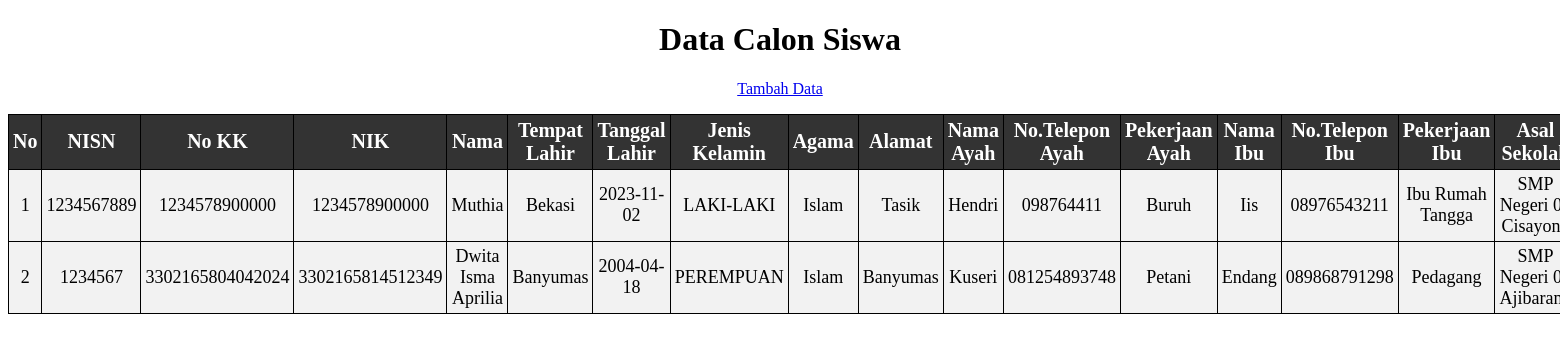
Screenshot of /view_adminsiswa.php with the database file from the repository.
### tables this page shows
CREATE TABLE `calon_siswa` (
  `nisn` int(10) NOT NULL,
  `no_kk` varchar(16) NOT NULL,
  `nik` varchar(16) NOT NULL,
  `nama` varchar(50) NOT NULL,
  `tempat_lahir` varchar(30) NOT NULL,
  `tanggal_lahir` date NOT NULL,
  `jenis_kelamin` varchar(10) NOT NULL,
  `agama` varchar(9) NOT NULL,
  `alamat` text NOT NULL,
  `nama_ayah` varchar(50) NOT NULL,
  `telepon_ayah` varchar(13) NOT NULL,
  `pekerjaan_ayah` varchar(20) NOT NULL,
  `nama_ibu` varchar(50) NOT NULL,
  `telepon_ibu` varchar(13) NOT NULL,
  `pekerjaan_ibu` varchar(20) NOT NULL,
  `asal_sekolah` varchar(100) NOT NULL,
  `nilai_ujian` varchar(3) NOT NULL,
  `pilihan_jurusan` varchar(10) NOT NULL
);

### view_adminsiswa.php (the view, shortened to what this page needs)
<?php
include "koneksi.php";
            ?>
<!DOCTYPE html>
<html>
<head>
</head>
<body>
<center>
    <h1>Data Calon Siswa</h1>
    <p>
        <a href='insert_csiswa.php'>Tambah Data</a>
    </p>
    <table border="1">
        <tr style="background-color: #F2F2F2; font-weight: bold;">
        <th>No</th>
            <th>NISN</th>
            <th>No KK</th>
            <th>NIK</th>
            <th>Nama</th>
            <th>Tempat Lahir</th>
            <th>Tanggal Lahir</th>
            <th>Jenis Kelamin</th>
            <th>Agama</th>
            <th>Alamat</th>
            <th>Nama Ayah</th>
            <th>No.Telepon Ayah</th>
            <th>Pekerjaan Ayah</th>
            <th>Nama Ibu</th>
            <th>No.Telepon Ibu</th>
            <th>Pekerjaan Ibu</th>
            <th>Asal Sekolah</th>
        </tr>
       <?php
       $no = 1;
       $sql = "select * from calon_siswa order by nisn desc ";
       $query = mysqli_query($conn,$sql);
       while($row = mysqli_fetch_array($query)){
        echo "
        <tr >
        <td>$no</td>
        <td>$row[nisn]</td>
        <td>$row[no_kk]</td>
        <td>$row[nik]</td>
        <td>$row[nama]</td>
        <td>$row[tempat_lahir]</td>
        <td>$row[tanggal_lahir]</td>
        <td>$row[jenis_kelamin]</td>
        <td>$row[agama]</td>
        <td>$row[alamat]</td>
        <td>$row[nama_ayah]</td>
        <td>$row[telepon_ayah]</td>
        <td>$row[pekerjaan_ayah]</td>
        <td>$row[nama_ibu]</td>
        <td>$row[telepon_ibu]</td>
        <td>$row[pekerjaan_ibu]</td>
        <td>$row[asal_sekolah]</td>
        <td>$row[nilai_ujian]</td>
        <td>$row[pilihan_jurusan]</td>
            <td> <a href='update_adminsiswa.php?upd=$row[nisn]'> Edit </a> &nbsp;
            <a href='view_adminsiswa.php?nisn=$row[nisn]'> Hapus </a>
            </td>
        </tr>
        ";
        $no++;
       }
       ?>
    </table>
</center>
</body>
</html>

### view_adminsiswa.php (style rules this page uses)
table { border-collapse: collapse; width: 80%; background-color: #F2F2F2; }
th, td { border: 1px solid black; padding: 4px; text-align: center; }
th { background-color: #333; color: white; font-size: 20px; }
td { font-size: 18px; }

### rows the page displays
calon_siswa: nisn "1234567889", no_kk "1234578900000", nik "1234578900000", nama "Muthia", tempat_lahir "Bekasi", tanggal_lahir "2023-11-02", jenis_kelamin "LAKI-LAKI", agama "Islam", alamat "Tasik", nama_ayah "Hendri", telepon_ayah "098764411", pekerjaan_ayah "Buruh", nama_ibu "Iis", telepon_ibu "08976543211", pekerjaan_ibu "Ibu Rumah Tangga", asal_sekolah "SMP Negeri…"
calon_siswa: nisn "1234567", no_kk "3302165804042024", nik "3302165814512349", nama "Dwita Isma Aprilia", tempat_lahir "Banyumas", tanggal_lahir "2004-04-18", jenis_kelamin "PEREMPUAN", agama "Islam", alamat "Banyumas", nama_ayah "Kuseri", telepon_ayah "081254893748", pekerjaan_ayah "Petani", nama_ibu "Endang", telepon_ibu "089868791298", pekerjaan_ibu "Pedagang", asal_sekolah "SMP Negeri…"
